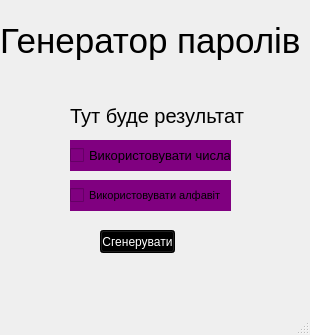
<?xml version="1.0" encoding="UTF-8"?>
<ui version="4.0">
 <class>MainWindow</class>
 <widget class="QMainWindow" name="MainWindow">
  <property name="geometry">
   <rect>
    <x>0</x>
    <y>0</y>
    <width>310</width>
    <height>335</height>
   </rect>
  </property>
  <property name="windowTitle">
   <string>MainWindow</string>
  </property>
  <property name="styleSheet">
   <string notr="true">font size: 28 px;bv</string>
  </property>
  <widget class="QWidget" name="centralwidget">
   <widget class="QLabel" name="label">
    <property name="geometry">
     <rect>
      <x>0</x>
      <y>10</y>
      <width>301</width>
      <height>61</height>
     </rect>
    </property>
    <property name="styleSheet">
     <string notr="true">font-size:35px; background:;</string>
    </property>
    <property name="text">
     <string>Генератор паролів</string>
    </property>
   </widget>
   <widget class="QCheckBox" name="checkBox">
    <property name="geometry">
     <rect>
      <x>70</x>
      <y>140</y>
      <width>161</width>
      <height>31</height>
     </rect>
    </property>
    <property name="styleSheet">
     <string notr="true">background: purple; color: black; font-size: 13px</string>
    </property>
    <property name="text">
     <string>Використовувати числа</string>
    </property>
   </widget>
   <widget class="QCheckBox" name="checkBox_2">
    <property name="geometry">
     <rect>
      <x>70</x>
      <y>180</y>
      <width>161</width>
      <height>31</height>
     </rect>
    </property>
    <property name="styleSheet">
     <string notr="true">background: purple; color: black; font-size: 11px</string>
    </property>
    <property name="text">
     <string>Використовувати алфавіт</string>
    </property>
   </widget>
   <widget class="QLabel" name="label_2">
    <property name="geometry">
     <rect>
      <x>70</x>
      <y>100</y>
      <width>181</width>
      <height>31</height>
     </rect>
    </property>
    <property name="styleSheet">
     <string notr="true">font-size: 20px; background:</string>
    </property>
    <property name="text">
     <string>Тут буде результат</string>
    </property>
   </widget>
   <widget class="QPushButton" name="pushButton">
    <property name="geometry">
     <rect>
      <x>100</x>
      <y>230</y>
      <width>75</width>
      <height>23</height>
     </rect>
    </property>
    <property name="styleSheet">
     <string notr="true">color: white; background:black; font-size: 12px</string>
    </property>
    <property name="text">
     <string>Сгенерувати</string>
    </property>
   </widget>
  </widget>
  <widget class="QMenuBar" name="menubar">
   <property name="geometry">
    <rect>
     <x>0</x>
     <y>0</y>
     <width>310</width>
     <height>21</height>
    </rect>
   </property>
  </widget>
  <widget class="QStatusBar" name="statusbar"/>
 </widget>
 <resources/>
 <connections/>
</ui>
